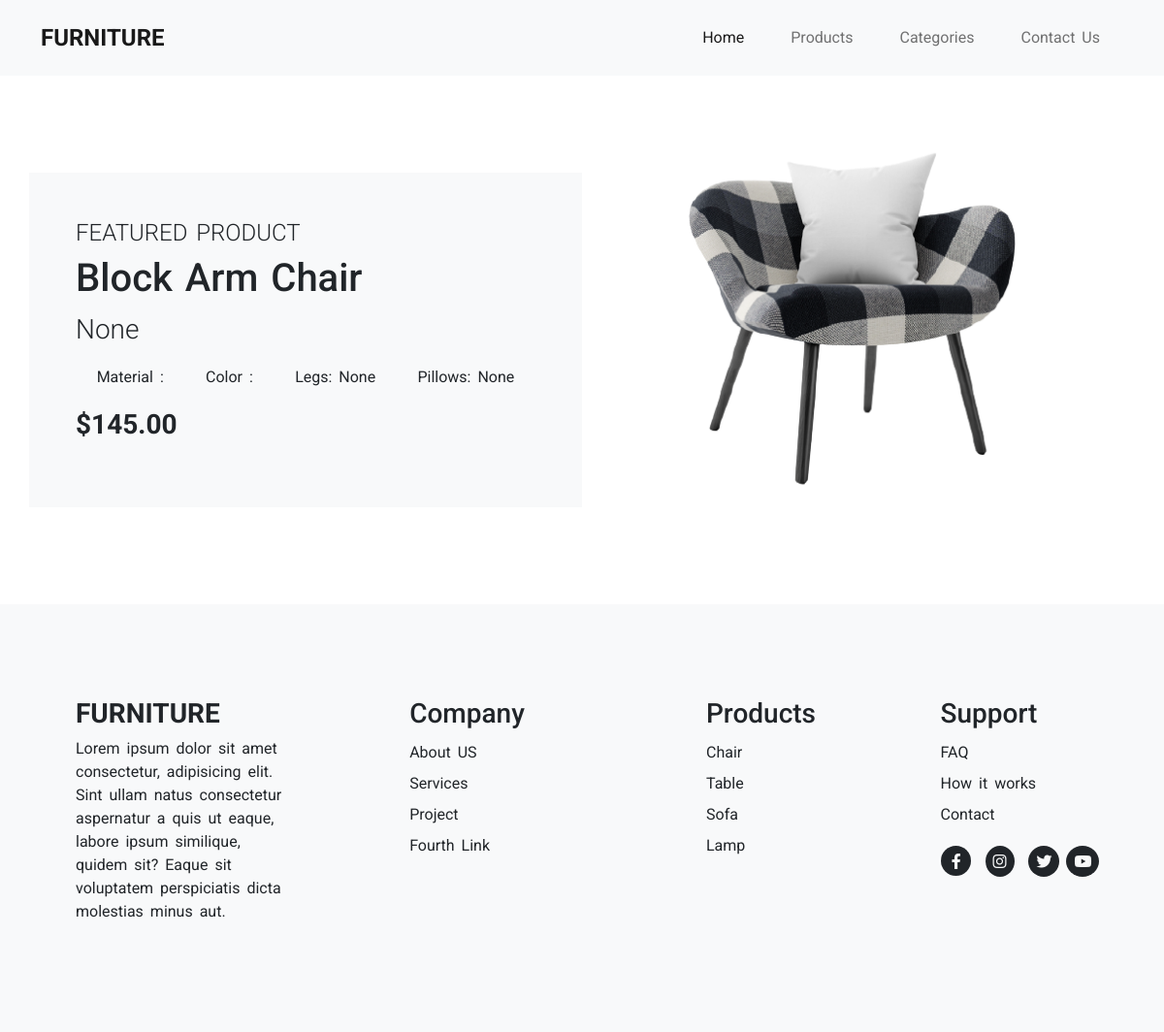
The app's page /product/4/, older data.
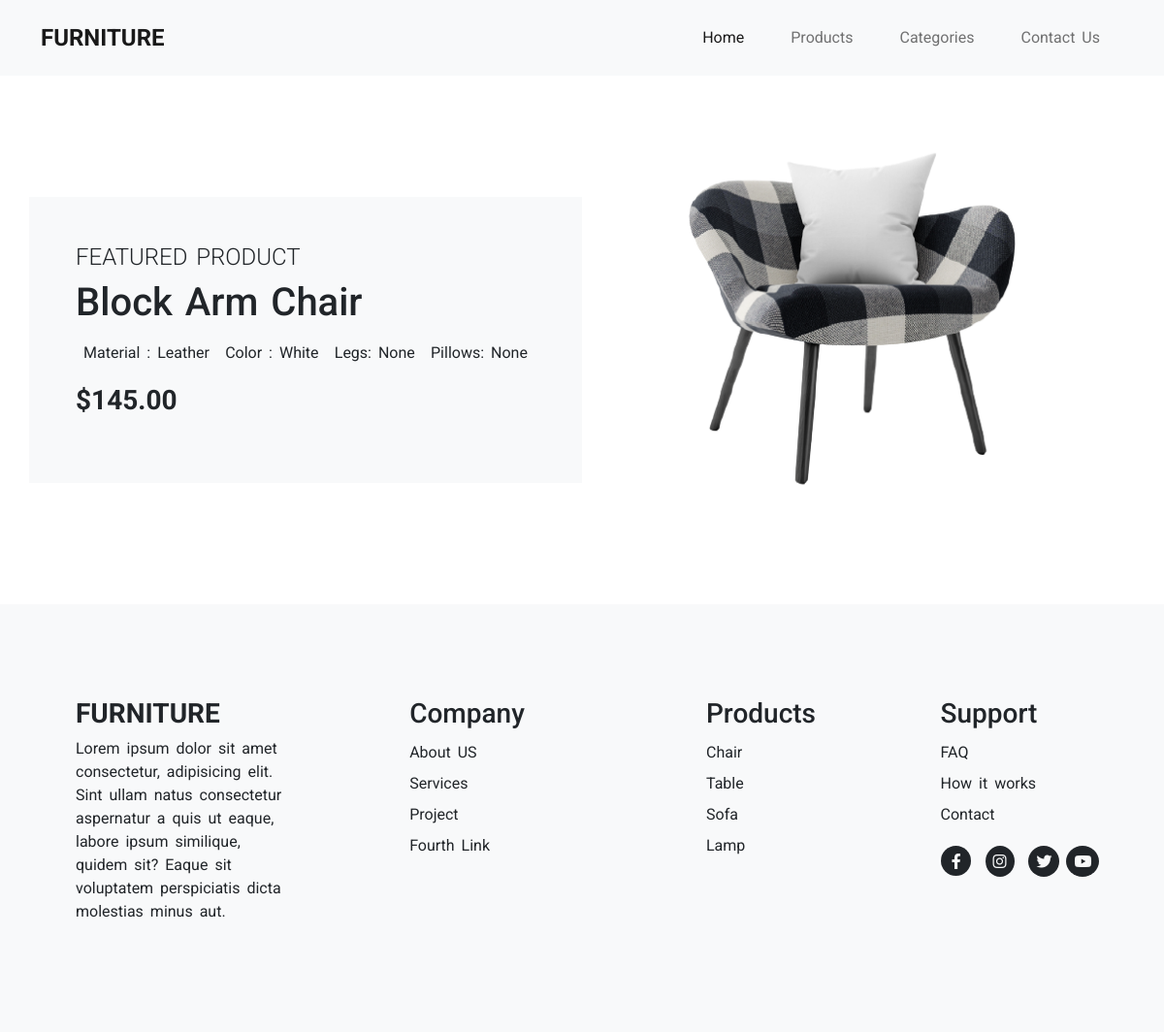
The same page, newer data.
### joniApp/models.py (models this page shows, shortened)
class Product(models.Model):
    product_id = models.AutoField(primary_key=True)
    product_name = models.CharField(max_length=60, null=True, blank=True)
    product_price = models.DecimalField(max_digits=5, decimal_places=2, null=True, blank=True)
    product_review = models.TextField(max_length=500, null=True, blank=True)
    product_descriptions = models.TextField(max_length=700, null=True, blank=True)
    product_legs = models.IntegerField(null=True, blank=True)
    product_pillows = models.IntegerField(null=True, blank=True)
    product_image = models.ImageField(upload_to='product/')
    product_color = models.ManyToManyField(Color)
    product_material = models.ManyToManyField(Material)
    product_category = models.ForeignKey(Category, on_delete=models.CASCADE, null=True, blank=True)

class Material(models.Model):
    material_id = models.AutoField(primary_key=True)
    material_name = models.CharField(max_length=60, null=True, blank=True)
    def __str__(self):
        return f'{self.material_name}'

class Color(models.Model):
    color_id = models.AutoField(primary_key=True)
    color_name = models.CharField(max_length=60, null=True, blank=True)
    def __str__(self):
        return f'{self.color_name}'

### joniApp/views.py (the view)
# urls.py: path('product/<id>/', views.chairFun, name="product"),
def chairFun(request, id):
    productInfo = Product.objects.get(product_id = id)
    categories = Category.objects.all()
    context = {'productInfo': productInfo, 'categories': categories}
    return render(request, 'product.html', context)

### joniApp/templates/product.html
{% extends 'main.html' %}
{% load static %}
{% block content %}
    <div class="container mb-5">
        <div class="row mt-5">
            <div class="col-12 col-md-6 bg-light p-5 my-auto">
                <h4 class="fw-light">FEATURED PRODUCT</h4>
                <h3 class="fs-1">{{productInfo.product_name}}</h3>
                <p class="fs-3 fw-light">{{productInfo.product_descriptions}}</p>
                <div class="d-flex justify-content-around">
                    <p>Material : {% for material in productInfo.product_material.all %} {{material}} {% endfor %}</p>
                    <p>Color : {% for color in productInfo.product_color.all %} {{color}} {% endfor %} </p>
                    <p>Legs: {{productInfo.product_legs}} </p>
                    <p>Pillows: {{productInfo.product_pillows}}</p>
                </div>
                <p class="fw-bolder fs-3">${{productInfo.product_price}}</p>
            </div>
            <div class="col-12 col-md-6 d-flex justify-content-center align-content-center">
                <img src="{{productInfo.product_image.url}}" class="img-fluid" alt="">
            </div>
        </div>
    </div>
{% endblock %}

Row changes from the older to the newer data that the page shows:
changed Product "Block Arm Chair": product_descriptions "None" → (not shown)
now on this page (row unchanged): Material: material_name "Leather"
now on this page (row unchanged): Color: color_name "White"
